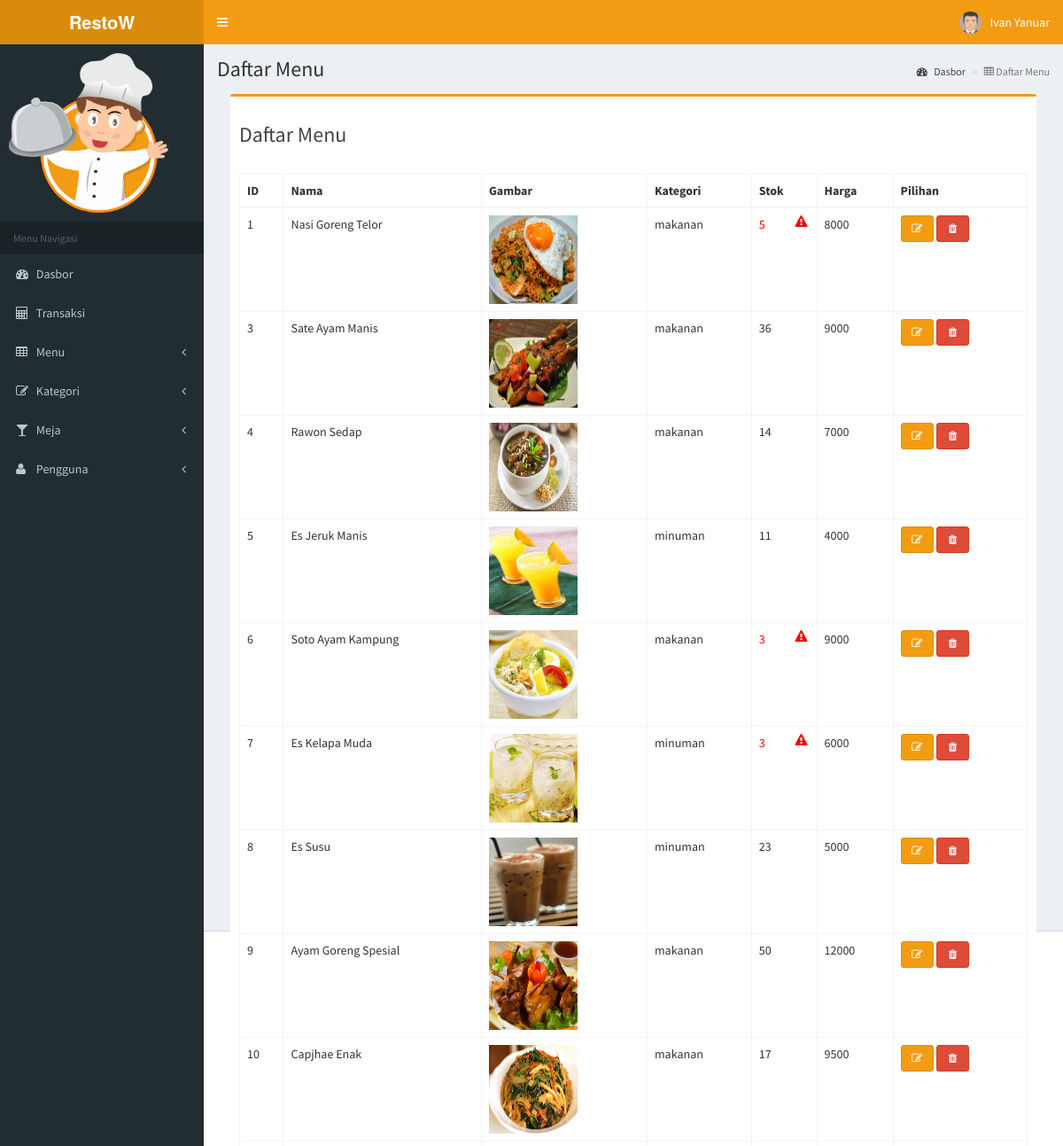
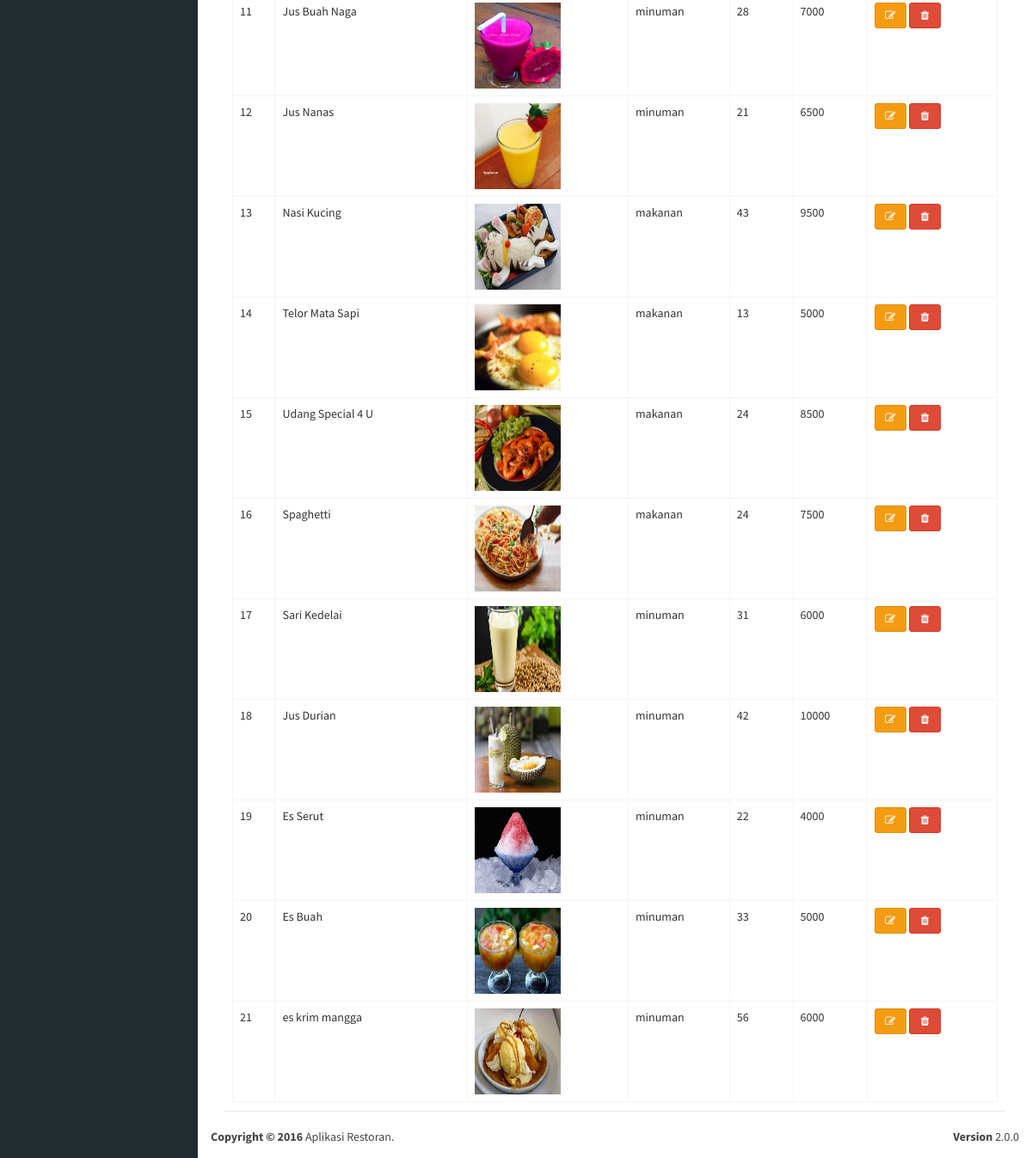
The app's page /admin/menu.php (signed in) with its own data (2 pictures, top to bottom).
### tables this page shows
CREATE TABLE IF NOT EXISTS `menus` (
  `id_menu` int(10) NOT NULL,
  `nm_menu` varchar(50) NOT NULL,
  `image` varchar(255) NOT NULL,
  `id_category` int(10) NOT NULL,
  `stock` int(10) NOT NULL,
  `price` int(10) NOT NULL
);

CREATE TABLE IF NOT EXISTS `categories` (
  `id_category` int(10) NOT NULL,
  `nm_category` varchar(20) NOT NULL
);

### class/dbconfig.php (called while the page is built, shortened)
<?php
  class Database
  {
        ?>
        <?php
    public function is_logged_in()
    {
      if(isset($_SESSION['username']))
      {
        return true;
      }
    }
  }
?>

### class/menu.php (called while the page is built, shortened)
<?php
  require_once('dbconfig.php');
  class Menu extends Database
  {
    private $conn;
    public function __construct()
    {
      $db = $this->dbConnection();
      $this->conn = $db;
    }
    public function getAllMenus()
    {
      $stmt = $this->conn->prepare("SELECT * FROM menus");
      $stmt->execute();
      return $stmt;
    }
  }
?>

### class/category.php (called while the page is built, shortened)
<?php
  require_once('dbconfig.php');
  class Category extends Database
  {
    private $conn;
    public function __construct()
    {
      $db = $this->dbConnection();
      $this->conn = $db;
    }
    public function getCategory($id_category)
    {
      $stmt = $this->conn->prepare("SELECT * FROM categories WHERE id_category = :id_category");
      $stmt->execute(array(":id_category" => $id_category));
      return $stmt;
    }
  }
?>

### admin/menu.php (the view, shortened to what this page needs)
<?php
  require_once '../class/menu.php';
  require_once '../class/category.php';
  $menu = new Menu();
  $category = new Category();
  if(!$menu->is_logged_in())
  {
    $menu->redirect('login.php');
  }else{
    if($_SESSION['level'] == 3){
      echo "<script>
        location.href='transaction.php';
      </script>";
    }else{
      include_once('core/head.php');
      include_once('core/header.php');
      include_once('core/sidebar.php');
?>
      <div class="content-wrapper" style="height:1000px;">
        <section class="content-header">
          <h1>
            Daftar Menu
          </h1>
          <ol class="breadcrumb">
            <li><a href="index.php"><i class="fa fa-dashboard"></i> Dasbor</a></li>
            <li class="active"><i class="fa fa-table"></i> Daftar Menu</li>
          </ol>
        </section>
        <section class="content">
          <div class="col-lg-12">
            <div class="box box-warning">
              <div class="box-header">
                <h3>Daftar Menu</h3>
              </div>
              <div class="box-body table-responsive">
                <table id="menu" class="table table-bordered">
                  <thead>
                    <tr>
                      <th>ID</th>
                      <th>Nama</th>
                      <th>Gambar</th>
                      <th>Kategori</th>
                      <th>Stok</th>
                      <th>Harga</th>
                      <th>Pilihan</th>
                    </tr>
                  </thead>
                  <tbody>
                    <?php
                      if(isset($_GET['stok-min'])){
                        $stmt = $menu->getStockMin();
                      }else{
                        $stmt = $menu->getAllMenus();
                      }
                      if($stmt->rowCount() > 0)
                      {
                        while($row = $stmt->fetch(PDO::FETCH_ASSOC))
                        {
                          $ctg = $category->getCategory($row['id_category']);
                          $c = $ctg->fetch(PDO::FETCH_ASSOC);
                          ?>
                          <tr>
                            <td><?= $row['id_menu']; ?></td>
                            <td><?= $row['nm_menu']; ?></td>
                            <td><img src="../img/<?= $row['image']; ?>" width="100" height="100" /></td>
                            <td><?= $c['nm_category'] ?></td>
                            <td>
                              <?php
                                if($row['stock'] <= 5){
                                  echo "<font color='red'>".$row['stock']."<i class='fa fa-fw fa-exclamation-triangle pull-right'></i></font>";
                                }else{
                                  echo $row['stock'];
                                }
                              ?>
                            </td>
                            <td><?= $row['price']; ?></td>
                            <td>
                              <a href="menu-edit.php?edit_id=<?= $row['id_menu']; ?>" role="button" class="btn btn-warning btn-sm"><i class="fa fa-fw fa-edit"></i></a>
                              <a href="?hapus_id=<?= $row['id_menu']; ?>" role="button" class="btn btn-danger btn-sm"><i class="fa fa-fw fa-trash"></i></a>
                            </td>
                          </tr>
                        <?php
                      }
                    }
                    ?>
                  </tbody>
                </table>
              </div>
            </div>
          </div>
        </section>
      </div>
<?php
      include_once('core/footer.php');
    }
  }
?>

### admin/core/head.php (shortened to what this page needs)
<!DOCTYPE html>
<html>
  <head>
    <link rel="stylesheet" href="../assets/bootstrap/css/bootstrap.min.css">
    <link rel="stylesheet" href="../assets/dist/css/admin.min.css">
    <link rel="stylesheet" href="../assets/font-awesome/css/font-awesome.min.css">
    <link rel="stylesheet" href="../assets/dist/css/skins/skin-yellow.min.css">
    <link rel="stylesheet" href="../assets/plugins/datepicker/datepicker3.css">
    <link rel="stylesheet" href="../assets/plugins/datatables/dataTables.bootstrap.css">
  </head>

### admin/core/header.php (shortened to what this page needs)
<?php
  require_once '../class/user.php';
  $user = new User();
?>
<body class="hold-transition skin-yellow sidebar-mini">
  <div class="wrapper">
    <header class="main-header">
      <a href="index.php" class="logo">
        <span class="logo-lg">
          <b>RestoW</b>
        </span>
      </a>
      <nav class="navbar navbar-static-top" role="navigation">
        <a href="#" class="sidebar-toggle" data-toggle="offcanvas" role="button">
        </a>
        <div class="navbar-custom-menu">
          <ul class="nav navbar-nav">
            <li class="dropdown user user-menu">
              <a href="#" class="dropdown-toggle" data-toggle="dropdown">
                <?= $user->foto("user-image"); ?>
                <span class="hidden-xs"><?= $user->nm_user(); ?></span>
              </a>
            </li>
          </ul>
        </div>
      </nav>
    </header>

### class/user.php (shortened to what this page needs)
<?php
  require_once "dbconfig.php";
  class User extends Database
  {
    public function nm_user()
    {
      $nama = explode(" ", $_SESSION['nm_user']);
      $baru = array();
      foreach($nama as $kata)
      {
        $dpnbsr = ucfirst(strtolower($kata));
        $baru[] = $dpnbsr;
      }
      $gabung = implode(" ", $baru);
      return ucfirst($gabung);
    }
    public function foto($class)
    {
      if($_SESSION['gender'] == 1)
      {
        return "<img src='../assets/dist/img/avatar5.png' class='$class' alt='User Image'>";
      }else{
        return "<img src='../assets/dist/img/avatar2.png' class='$class' alt='User Image'>";
      }
    }
  }
?>

### admin/core/sidebar.php (shortened to what this page needs)
<aside class="main-sidebar">
  <section class="sidebar">
    <div class="user-panel">
      <img src="../img/logo.png" alt="logo" width="180" height="180" />
    </div>
    <ul class="sidebar-menu">
      <li class="header">Menu Navigasi</li>
      <li><a href="index.php"><i class="fa fa-dashboard"></i> <span>Dasbor</span></a></li>
      <?php if($_SESSION['level'] == 1 || $_SESSION['level'] == 3){ ?>
        <li><a href="transaction.php"><i class="fa fa-calculator"></i> <span>Transaksi</span></a></li>
      <?php } ?>
      <?php if($_SESSION['level'] == 1 || $_SESSION['level'] == 2){ ?>
        <li class="treeview">
          <a href="#"><i class="fa fa-table"></i> <span>Menu</span> <i class="fa fa-angle-left pull-right"></i></a>
        </li>
      <?php
        }
        if($_SESSION['level'] == 1){
      ?>
        <li class="treeview">
          <a href="#"><i class="fa fa-edit"></i> <span>Kategori</span> <i class="fa fa-angle-left pull-right"></i></a>
        </li>
        <li class="treeview">
          <a href="#"><i class="fa fa-glass"></i> <span>Meja</span> <i class="fa fa-angle-left pull-right"></i></a>
        </li>
        <li class="treeview">
          <a href="#"><i class="fa fa-user"></i> <span>Pengguna</span> <i class="fa fa-angle-left pull-right"></i></a>
        </li>
      <?php } ?>
    </ul>
  </section>
</aside>

### admin/core/footer.php (shortened to what this page needs)
      <div class="main-footer">
        <div class="pull-right hidden-xs">
          <b>Version</b> 2.0.0
        </div>
        <strong>Copyright © <?= date('Y') ?> </strong> Aplikasi Restoran.
      </div>
    </div>
  </body>
</html>

### records on screen
menus: id_menu "1", nm_menu "Nasi Goreng Telor", image (picture), id_category.nm_category "makanan", stock "5", price "8000"
menus: id_menu "3", nm_menu "Sate Ayam Manis", image (picture), id_category.nm_category "makanan", stock "36", price "9000"
menus: id_menu "4", nm_menu "Rawon Sedap", image (picture), id_category.nm_category "makanan", stock "14", price "7000"
menus: id_menu "5", nm_menu "Es Jeruk Manis", image (picture), id_category.nm_category "minuman", stock "11", price "4000"
menus: id_menu "6", nm_menu "Soto Ayam Kampung", image (picture), id_category.nm_category "makanan", stock "3", price "9000"
menus: id_menu "7", nm_menu "Es Kelapa Muda", image (picture), id_category.nm_category "minuman", stock "3", price "6000"
menus: id_menu "8", nm_menu "Es Susu", image (picture), id_category.nm_category "minuman", stock "23", price "5000"
menus: id_menu "9", nm_menu "Ayam Goreng Spesial", image (picture), id_category.nm_category "makanan", stock "50", price "12000"
menus: id_menu "10", nm_menu "Capjhae Enak", image (picture), id_category.nm_category "makanan", stock "17", price "9500"
menus: id_menu "11", nm_menu "Jus Buah Naga", image (picture), id_category.nm_category "minuman", stock "28", price "7000"
menus: id_menu "12", nm_menu "Jus Nanas", image (picture), id_category.nm_category "minuman", stock "21", price "6500"
menus: id_menu "13", nm_menu "Nasi Kucing", image (picture), id_category.nm_category "makanan", stock "43", price "9500"
menus: id_menu "14", nm_menu "Telor Mata Sapi", image (picture), id_category.nm_category "makanan", stock "13", price "5000"
menus: id_menu "15", nm_menu "Udang Special 4 U", image (picture), id_category.nm_category "makanan", stock "24", price "8500"
menus: id_menu "16", nm_menu "Spaghetti", image (picture), id_category.nm_category "makanan", stock "24", price "7500"
menus: id_menu "17", nm_menu "Sari Kedelai", image (picture), id_category.nm_category "minuman", stock "31", price "6000"
menus: id_menu "18", nm_menu "Jus Durian", image (picture), id_category.nm_category "minuman", stock "42", price "10000"
menus: id_menu "19", nm_menu "Es Serut", image (picture), id_category.nm_category "minuman", stock "22", price "4000"
menus: id_menu "20", nm_menu "Es Buah", image (picture), id_category.nm_category "minuman", stock "33", price "5000"
menus: id_menu "21", nm_menu "es krim mangga", image (picture), id_category.nm_category "minuman", stock "56", price "6000"

### other values on screen
$user->nm_user() "Ivan Yanuar"
